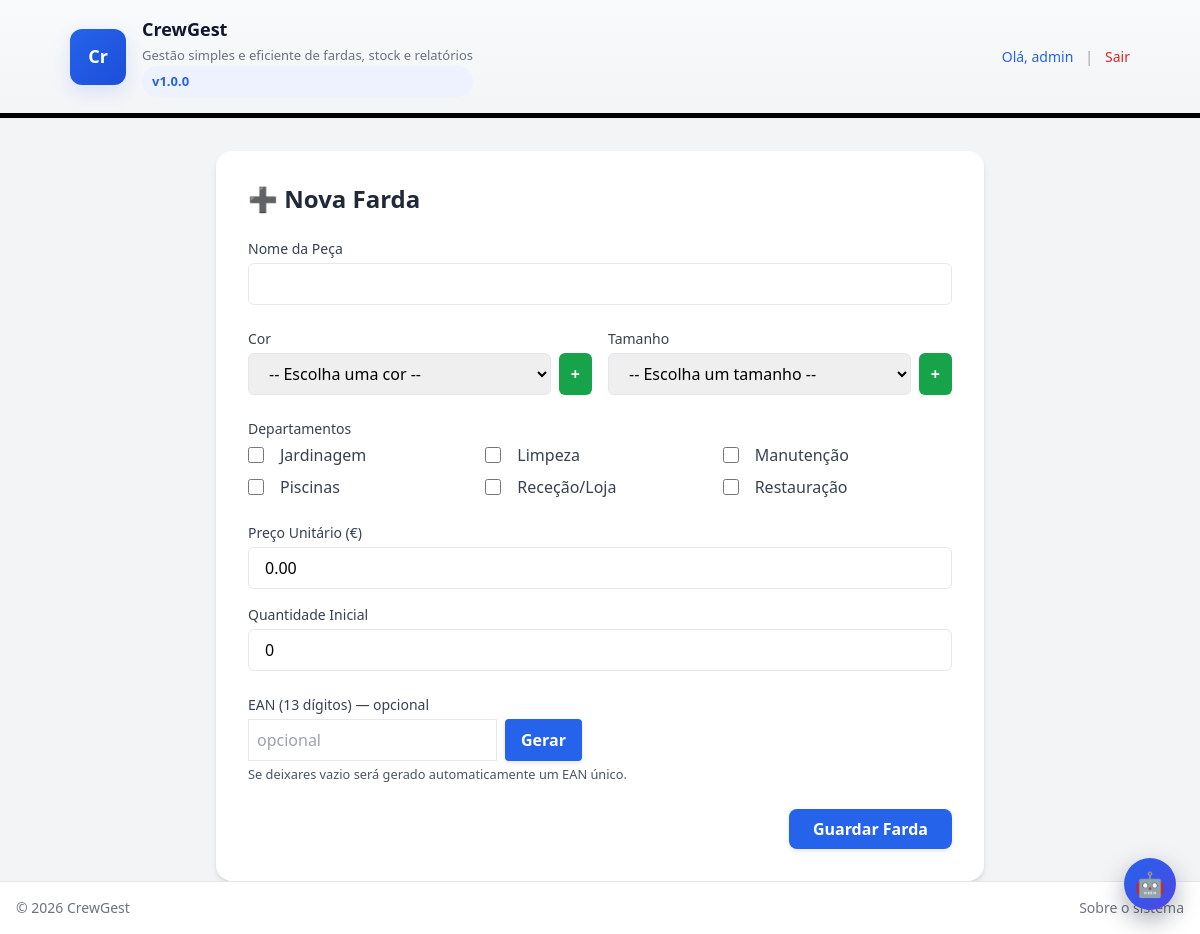
Screenshot of /public/adicionar_farda.php (signed in) with the database file from the repository.
### tables this page shows
CREATE TABLE `departamentos` (
  `id` int(11) NOT NULL,
  `nome` varchar(100) NOT NULL,
  `criado_em` timestamp NOT NULL DEFAULT current_timestamp()
);

### public/adicionar_farda.php (the view, shortened to what this page needs)
<?php
require_once '../config/db.php';
$departamentos = $pdo->query("SELECT id, nome FROM departamentos ORDER BY nome ASC")->fetchAll(PDO::FETCH_ASSOC);
$old = $_POST ?? [];
?>
<!DOCTYPE html>
<html lang="pt-PT" class="bg-gray-100">
<head>
    <link href="<?= BASE_URL ?>/public/css/style.css" rel="stylesheet">
</head>
<body class="bg-gray-100">
    <?php include_once '../src/templates/header.php'; ?>
    <main class="max-w-3xl mx-auto bg-white rounded-2xl shadow-md p-8 mt-8">
        <h1 class="text-2xl font-bold text-gray-800 mb-6">➕ Nova Farda</h1>
        <form action="" method="POST" class="space-y-6">
            <div>
                <label class="block text-sm font-medium text-gray-700 mb-1">Nome da Peça</label>
                <input type="text" name="nome" required
                       class="w-full px-4 py-2 border rounded-md focus:ring-2 focus:ring-blue-500"
                       value="<?= htmlspecialchars($old['nome'] ?? '') ?>">
            </div>
            <div class="grid grid-cols-1 md:grid-cols-2 gap-4">
                <div>
                    <label class="block text-sm font-medium text-gray-700 mb-1">Cor</label>
                    <div class="flex gap-2">
                        <select id="cor_id" name="cor_id" class="w-full px-4 py-2 border rounded-md" required>
                            <option value="">-- Escolha uma cor --</option>
                        </select>
                        <button type="button" id="btnAddCor" style="background:#16a34a; color:white; font-weight:bold; padding:0 12px; border-radius:6px;">+</button>
                    </div>
                </div>
                <div>
                    <label class="block text-sm font-medium text-gray-700 mb-1">Tamanho</label>
                    <div class="flex gap-2">
                        <select id="tamanho_id" name="tamanho_id" class="w-full px-4 py-2 border rounded-md" required>
                            <option value="">-- Escolha um tamanho --</option>
                        </select>
                        <button type="button" id="btnAddTamanho" style="background:#16a34a; color:white; font-weight:bold; padding:0 12px; border-radius:6px;">+</button>
                    </div>
                </div>
            </div>
            <div>
                <label class="block text-sm font-medium text-gray-700 mb-1">Departamentos</label>
                <div class="grid grid-cols-2 md:grid-cols-3 gap-2">
                    <?php foreach ($departamentos as $d):
                        $checked = in_array($d['id'], $old['departamentos'] ?? []) ? 'checked' : '';
                    ?>
                        <label class="flex items-center space-x-2">
                            <input type="checkbox" name="departamentos[]" value="<?= $d['id'] ?>" class="h-4 w-4 text-blue-600 border-gray-300 rounded" <?= $checked ?>>
                            <span class="text-gray-700 ml-4"><?= htmlspecialchars($d['nome']) ?></span>
                        </label>
                    <?php endforeach; ?>
                </div>
            </div>
            <div class="grid grid-cols-2 gap-4">
                <div>
                    <label class="block text-sm font-medium text-gray-700 mb-1">Preço Unitário (€)</label>
                    <input type="number" step="0.01" min="0" name="preco_unitario" required
                           class="w-full px-4 py-2 border rounded-md focus:ring-2 focus:ring-blue-500"
                           value="<?= htmlspecialchars($old['preco_unitario'] ?? '0.00') ?>">
                </div>
                <div>
                    <label class="block text-sm font-medium text-gray-700 mb-1">Quantidade Inicial</label>
                    <input type="number" name="quantidade" min="0" required
                           class="w-full px-4 py-2 border rounded-md focus:ring-2 focus:ring-blue-500"
                           value="<?= (int)($old['quantidade'] ?? 0) ?>">
                </div>
            </div>
            <div>
                <label class="block text-sm font-medium text-gray-700 mb-1">EAN (13 dígitos) — opcional</label>
                <div class="flex gap-2">
                    <input type="text" name="ean" pattern="\d{13}" maxlength="13" placeholder="opcional"
                           class="p-2 border flex-1" value="<?= htmlspecialchars($old['ean'] ?? '') ?>">
                    <button type="button" id="btn-gen" class="bg-blue-600 text-white px-4 py-2 rounded">Gerar</button>
                </div>
                <small class="text-gray-600">Se deixares vazio será gerado automaticamente um EAN único.</small>
            </div>
            <div class="flex justify-end">
                <button type="submit" class="bg-blue-600 hover:bg-blue-700 text-white font-semibold px-6 py-2 rounded-lg shadow">
                    Guardar Farda
                </button>
            </div>
        </form>
    </main>
<?php
        include __DIR__ . '/../src/templates/assistant_widget.php';
    ?>
<?php include_once '../src/templates/footer.php'; ?>
</body>
</html>

### rows the page displays
departamentos: nome "Jardinagem"
departamentos: nome "Limpeza"
departamentos: nome "Manutenção"
departamentos: nome "Piscinas"
departamentos: nome "Receção/Loja"
departamentos: nome "Restauração"

### other values shown
$initials "Cr"
$appName "CrewGest"
$appVersion "1.0.0"
$userName "admin"
